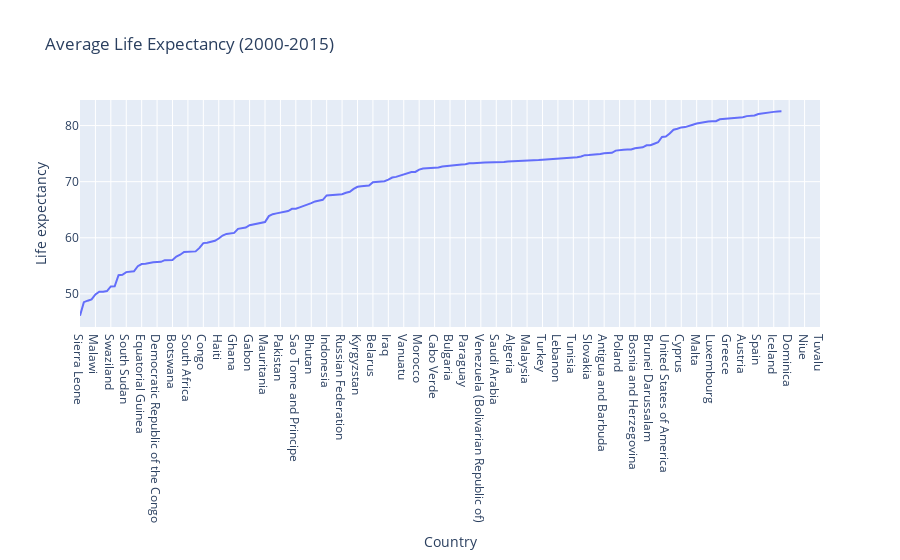

Write notebook code for a chart like this one.
### Code cell
# Create a line graph
fig = px.line(data, x='Country', y='Life expectancy', title='Average Life Expectancy (2000-2015)')
fig.show()

### Figure 1 — Plotly figure (JSON) as saved in the notebook; plotly's stock layout.template omitted (floating-point values rounded to 4 significant figures; data arrays with more than 128 entries replaced by an {"elided": "..."} marker saying what was removed)
{"data": [{"hovertemplate": "Country=%{x}<br>Life expectancy=%{y}<extra></extra>", "legendgroup": "", "line": {"color": "#636efa", "dash": "solid"}, "marker": {"symbol": "circle"}, "mode": "lines", "name": "", "orientation": "v", "showlegend": false, "type": "scatter", "x": {"elided": "193 str values"}, "xaxis": "x", "y": {"elided": "193 float values"}, "yaxis": "y"}], "layout": {"legend": {"tracegroupgap": 0}, "title": {"text": "Average Life Expectancy (2000-2015)"}, "xaxis": {"anchor": "y", "domain": [0, 1], "title": {"text": "Country"}}, "yaxis": {"anchor": "x", "domain": [0, 1], "title": {"text": "Life expectancy"}}}}
